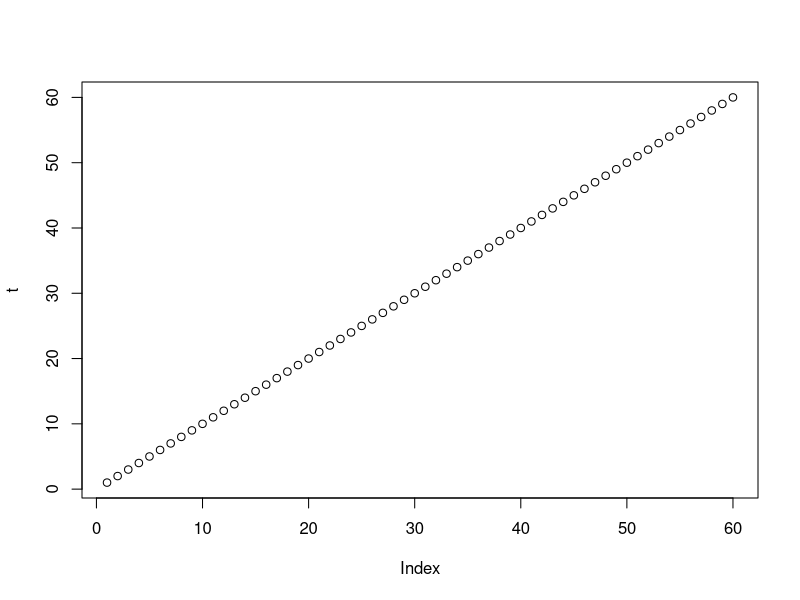
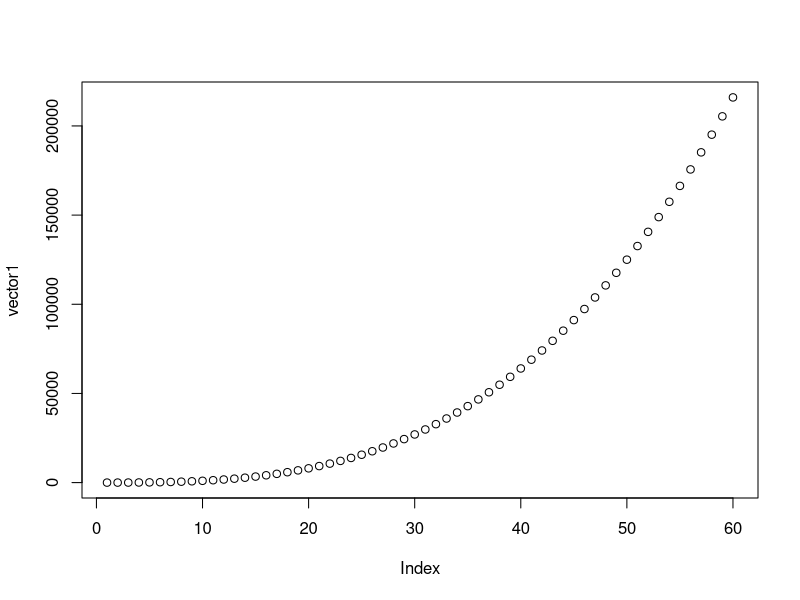

R code for these plots, in order:
# Ejercicio 1:
# Crear la variable t 1:60
t <- 1:60
# Crear variable Vector1 t^3
vector1 <- t^3
# Crear Grafico de t
plot(t)
# Crear Grafico de Vector1
plot(vector1)
